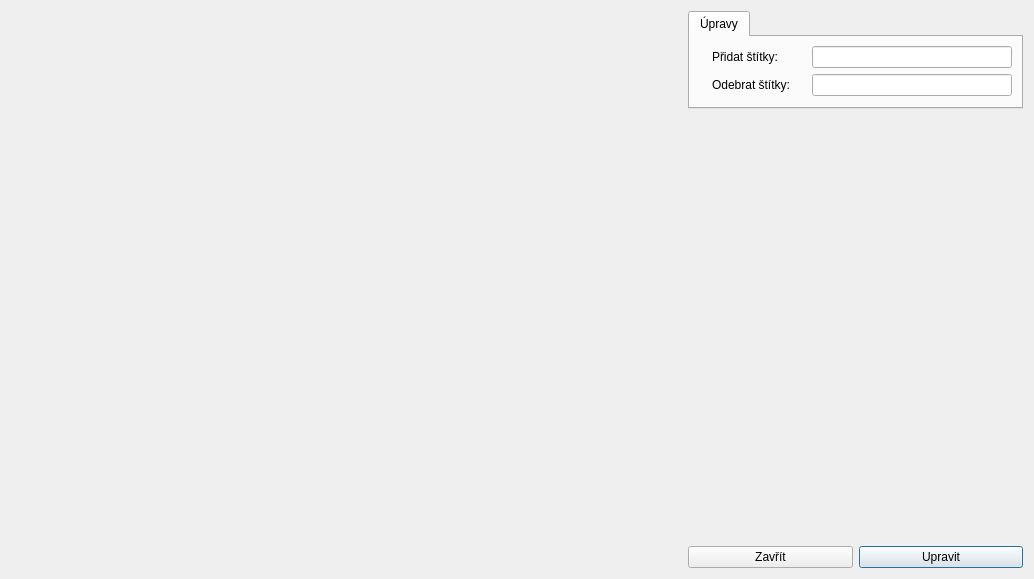
<?xml version="1.0" encoding="UTF-8"?>
<ui version="4.0">
 <class>BulkEditSongsDialog</class>
 <widget class="QDialog" name="BulkEditSongsDialog">
  <property name="windowModality">
   <enum>Qt::ApplicationModal</enum>
  </property>
  <property name="geometry">
   <rect>
    <x>0</x>
    <y>0</y>
    <width>1034</width>
    <height>579</height>
   </rect>
  </property>
  <property name="windowTitle">
   <string>Hromadná úprava písní</string>
  </property>
  <property name="windowIcon">
   <iconset resource="../../res/resources.qrc">
    <normaloff>:/icons/16/Blockchain Technology_16px.png</normaloff>:/icons/16/Blockchain Technology_16px.png</iconset>
  </property>
  <layout class="QHBoxLayout" name="horizontalLayout_3">
   <item>
    <widget class="MultiSongSelectionWidget" name="wgtSongSelection" native="true">
     <property name="sizePolicy">
      <sizepolicy hsizetype="Expanding" vsizetype="Preferred">
       <horstretch>2</horstretch>
       <verstretch>0</verstretch>
      </sizepolicy>
     </property>
     <property name="focusPolicy">
      <enum>Qt::StrongFocus</enum>
     </property>
    </widget>
   </item>
   <item>
    <widget class="QWidget" name="verticalWidget" native="true">
     <property name="sizePolicy">
      <sizepolicy hsizetype="Minimum" vsizetype="Preferred">
       <horstretch>1</horstretch>
       <verstretch>0</verstretch>
      </sizepolicy>
     </property>
     <layout class="QVBoxLayout" name="verticalLayout">
      <property name="leftMargin">
       <number>0</number>
      </property>
      <property name="topMargin">
       <number>0</number>
      </property>
      <property name="rightMargin">
       <number>0</number>
      </property>
      <property name="bottomMargin">
       <number>0</number>
      </property>
      <item>
       <widget class="QTabWidget" name="twLeftBottom_2">
        <property name="sizePolicy">
         <sizepolicy hsizetype="Expanding" vsizetype="Maximum">
          <horstretch>0</horstretch>
          <verstretch>0</verstretch>
         </sizepolicy>
        </property>
        <property name="focusPolicy">
         <enum>Qt::NoFocus</enum>
        </property>
        <property name="currentIndex">
         <number>0</number>
        </property>
        <widget class="QWidget" name="tabSongList_2">
         <attribute name="icon">
          <iconset resource="../../res/resources.qrc">
           <normaloff>:/icons/16/Edit_16px.png</normaloff>:/icons/16/Edit_16px.png</iconset>
         </attribute>
         <attribute name="title">
          <string>Úpravy</string>
         </attribute>
         <layout class="QGridLayout" name="gridLayout">
          <item row="1" column="1">
           <widget class="QLabel" name="label_19">
            <property name="text">
             <string>Odebrat štítky:</string>
            </property>
           </widget>
          </item>
          <item row="0" column="3">
           <widget class="SongTagsLineEdit" name="lnAddTags"/>
          </item>
          <item row="1" column="2">
           <spacer name="horizontalSpacer_5">
            <property name="orientation">
             <enum>Qt::Horizontal</enum>
            </property>
            <property name="sizeType">
             <enum>QSizePolicy::Fixed</enum>
            </property>
            <property name="sizeHint" stdset="0">
             <size>
              <width>16</width>
              <height>8</height>
             </size>
            </property>
           </spacer>
          </item>
          <item row="0" column="0">
           <widget class="QLabel" name="label_20">
            <property name="pixmap">
             <pixmap resource="../../res/resources.qrc">:/icons/16/Plus_16px.png</pixmap>
            </property>
           </widget>
          </item>
          <item row="0" column="2">
           <spacer name="horizontalSpacer_4">
            <property name="orientation">
             <enum>Qt::Horizontal</enum>
            </property>
            <property name="sizeType">
             <enum>QSizePolicy::Fixed</enum>
            </property>
            <property name="sizeHint" stdset="0">
             <size>
              <width>16</width>
              <height>8</height>
             </size>
            </property>
           </spacer>
          </item>
          <item row="1" column="3">
           <widget class="SongTagsLineEdit" name="lnRemoveTags"/>
          </item>
          <item row="0" column="1">
           <widget class="QLabel" name="label_18">
            <property name="text">
             <string>Přidat štítky:</string>
            </property>
           </widget>
          </item>
          <item row="1" column="0">
           <widget class="QLabel" name="label_21">
            <property name="pixmap">
             <pixmap resource="../../res/resources.qrc">:/icons/16/Minus_16px.png</pixmap>
            </property>
           </widget>
          </item>
         </layout>
        </widget>
       </widget>
      </item>
      <item>
       <spacer name="verticalSpacer">
        <property name="orientation">
         <enum>Qt::Vertical</enum>
        </property>
        <property name="sizeHint" stdset="0">
         <size>
          <width>20</width>
          <height>40</height>
         </size>
        </property>
       </spacer>
      </item>
      <item>
       <layout class="QHBoxLayout" name="horizontalLayout_2">
        <item>
         <spacer name="horizontalSpacer">
          <property name="orientation">
           <enum>Qt::Horizontal</enum>
          </property>
          <property name="sizeType">
           <enum>QSizePolicy::Minimum</enum>
          </property>
          <property name="sizeHint" stdset="0">
           <size>
            <width>0</width>
            <height>20</height>
           </size>
          </property>
         </spacer>
        </item>
        <item>
         <widget class="QPushButton" name="btnStorno">
          <property name="text">
           <string>Zavřít</string>
          </property>
          <property name="icon">
           <iconset resource="../../res/resources.qrc">
            <normaloff>:/icons/16/Delete_16px.png</normaloff>:/icons/16/Delete_16px.png</iconset>
          </property>
          <property name="autoDefault">
           <bool>false</bool>
          </property>
         </widget>
        </item>
        <item>
         <widget class="QPushButton" name="btnGenerate">
          <property name="text">
           <string>Upravit</string>
          </property>
          <property name="icon">
           <iconset resource="../../res/resources.qrc">
            <normaloff>:/icons/16/Edit_16px.png</normaloff>:/icons/16/Edit_16px.png</iconset>
          </property>
          <property name="autoDefault">
           <bool>false</bool>
          </property>
          <property name="default">
           <bool>true</bool>
          </property>
         </widget>
        </item>
       </layout>
      </item>
     </layout>
    </widget>
   </item>
  </layout>
 </widget>
 <customwidgets>
  <customwidget>
   <class>SongTagsLineEdit</class>
   <extends>QLineEdit</extends>
   <header>wgt/songtagslineedit.h</header>
  </customwidget>
  <customwidget>
   <class>MultiSongSelectionWidget</class>
   <extends>QWidget</extends>
   <header>wgt/multisongselectionwidget.h</header>
   <container>1</container>
  </customwidget>
 </customwidgets>
 <resources>
  <include location="../../res/resources.qrc"/>
 </resources>
 <connections/>
</ui>
